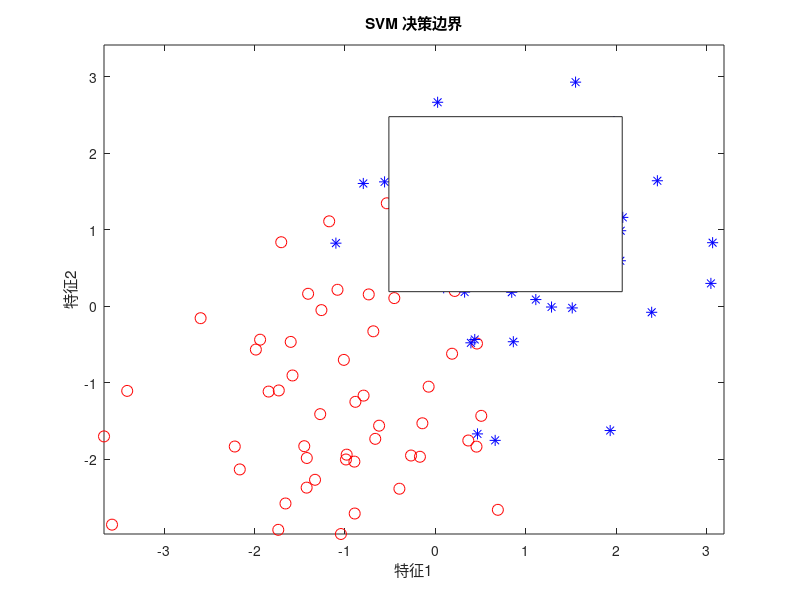

Here is the MATLAB script that generated this plot: (Note: this script raises an error after producing the figure.)
% 生成样本数据
rng(1); % 设置随机数种子以确保结果可复现
N = 50; % 样本数量
X = [randn(N,2)-1; randn(N,2)+1]; % 生成两类样本，分布在(-1,-1)和(1,1)附近
Y = [ones(N,1); -ones(N,1)]; % 设置类标签，分别为1和-1

% 定义优化问题
H = (Y * Y') .* (X * X');
f = -ones(N * 2, 1);
A = [];
b = [];
Aeq = Y';
beq = 0;
lb = zeros(N * 2, 1);
ub = [];

% 使用优化工具箱求解
alpha = quadprog(H, f, A, b, Aeq, beq, lb, ub);

% 计算权重向量和偏差项
w = (alpha .* Y)' * X;
b = mean(Y - X * w');

% 绘制决策边界
figure;
h = 0.02; % 网格步长
[x1Grid, x2Grid] = meshgrid(min(X(:,1)):h:max(X(:,1)), min(X(:,2)):h:max(X(:,2)));
xGrid = [x1Grid(:), x2Grid(:)];
scores = (xGrid * w' + b)';
contour(x1Grid,x2Grid,reshape(scores,size(x1Grid)),[0 0],'k');
hold on;

% 绘制原始样本
plot(X(Y==1,1), X(Y==1,2), 'ro', 'MarkerSize', 8); % 类别为1的样本用红色圆圈表示
plot(X(Y==-1,1), X(Y==-1,2), 'b*', 'MarkerSize', 8); % 类别为-1的样本用蓝色星号表示

title('SVM 决策边界');
xlabel('特征1');
ylabel('特征2');
legend('Decision Boundary', 'Class 1', 'Class -1');
hold off;
